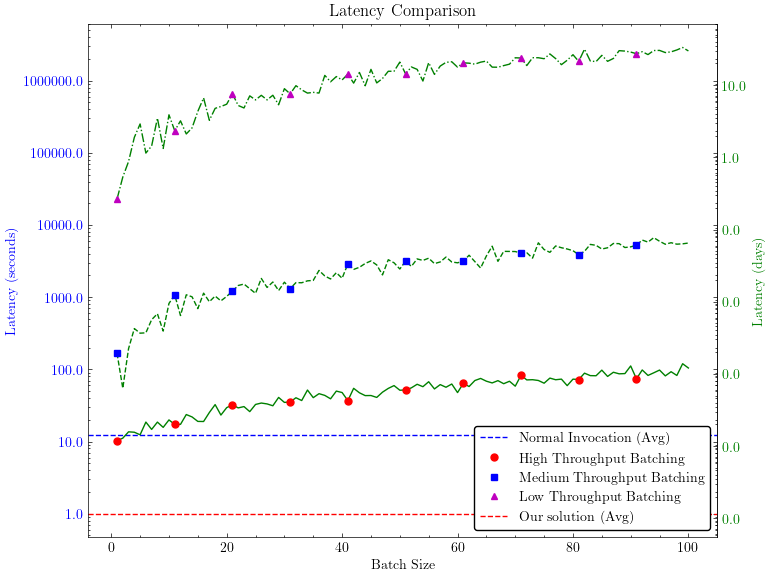

Write the Python code that produced this figure.
import json
import numpy as np
import matplotlib.pyplot as plt
import matplotlib.ticker as ticker
import scienceplots

plt.style.use(['science'])
plt.rcParams.update({'figure.dpi': '100'})
plt.rcParams.update({"legend.frameon": True})

# Load JSON data for normal smart contract invocation
with open("test/ICSOC/Accountable/latency-data/latency-data.json", "r") as f:
    normal_invocation = json.load(f)

# Calculate overall average latency for normal invocation
all_latencies = []
for function in normal_invocation:
    for instance in normal_invocation[function]:
        all_latencies.append(instance["average_latency"])
average_normal_latencies = np.mean(all_latencies)

# Convert to seconds
average_normal_latencies /= 1000

# Load JSON data for normal batching
with open("UMLs/batch_fill_times.json", "r") as f:
    normal_batching = json.load(f)

# Add 10 seconds to each "Batching" case
def add_latency(batch_data):
    for b in batch_data:
        b["timeToFill"] += 10 / 60
    return batch_data

normal_batching["high"]["data"] = add_latency(normal_batching["high"]["data"])
normal_batching["medium"]["data"] = add_latency(normal_batching["medium"]["data"])
normal_batching["low"]["data"] = add_latency(normal_batching["low"]["data"])

# Convert batch latencies to seconds and save as a list for each throughput scenario
def convert_batch_latencies(batch_data):
    return [
        {"batchSize": b["batchSize"], "timeToFill": b["timeToFill"] * 60}
        for b in batch_data
    ]

high_batch_latencies = convert_batch_latencies(normal_batching["high"]["data"])
medium_batch_latencies = convert_batch_latencies(normal_batching["medium"]["data"])
low_batch_latencies = convert_batch_latencies(normal_batching["low"]["data"])

# Our batching latency
our_batching_latency = 1

# Plotting the data
fig, ax = plt.subplots()

# Plot normal invocation
ax.axhline(
    average_normal_latencies,
    color="blue",
    linestyle="--",
    label="Normal Invocation (Avg)",
)

# Plot normal batching for high, medium, and low scenarios with different marker styles
batch_sizes = [entry["batchSize"] for entry in high_batch_latencies]

high_batch_times = [entry["timeToFill"] for entry in high_batch_latencies]
ax.plot(batch_sizes, high_batch_times, 'g-', marker='', linestyle="-")
ax.plot(batch_sizes[::10], high_batch_times[::10], 'ro', markersize=5, label="High Throughput Batching")

medium_batch_times = [entry["timeToFill"] for entry in medium_batch_latencies]
ax.plot(batch_sizes, medium_batch_times, 'g-', marker='', linestyle="--")
ax.plot(batch_sizes[::10], medium_batch_times[::10], 'bs', markersize=5, label="Medium Throughput Batching")

low_batch_times = [entry["timeToFill"] for entry in low_batch_latencies]
ax.plot(batch_sizes, low_batch_times, 'g-', marker='', linestyle="-.")
ax.plot(batch_sizes[::10], low_batch_times[::10], 'm^', markersize=5, label="Low Throughput Batching")

# Plot our batching
ax.axhline(our_batching_latency, color="red", linestyle="--", label="Our solution (Avg)")

# Logarithmic scale on the left (in seconds)
ax.set_yscale("log")
ax.tick_params(axis='y', labelcolor="blue")
ax.set_ylabel("Latency (seconds)", color="blue")
ax.yaxis.label.set_color("blue")

# Customize y-axistick labels for actual days and seconds
def log_tick_formatter(val, pos=None):
    return "{:.1f}".format(val)

ax.yaxis.set_major_formatter(ticker.FuncFormatter(log_tick_formatter))

# Secondary y-axis with scale in days
def to_days(x):
    return x / 86400

def to_seconds(x):
    return x * 86400

secax = ax.secondary_yaxis(
    "right",
    functions=(to_days, to_seconds)
)

secax.tick_params(axis='y', labelcolor="green")
secax.set_ylabel("Latency (days)", color="green")
secax.yaxis.label.set_color("green")

# Customize secondary y-axis tick labels for actual days
def custom_formatter(val, pos=None):
    # Obtain tick value in seconds
    val_seconds = to_seconds(val)

    # decimals = 0

    formatted_tick = round(val_seconds / 86400, 0)

    return formatted_tick

secax.yaxis.set_major_formatter(ticker.FuncFormatter(custom_formatter))

# Labels and title
ax.set_xlabel("Batch Size")
ax.set_title("Latency Comparison")

plt.legend(facecolor="white", edgecolor="black", framealpha=1, fancybox=True)

plt.show()
